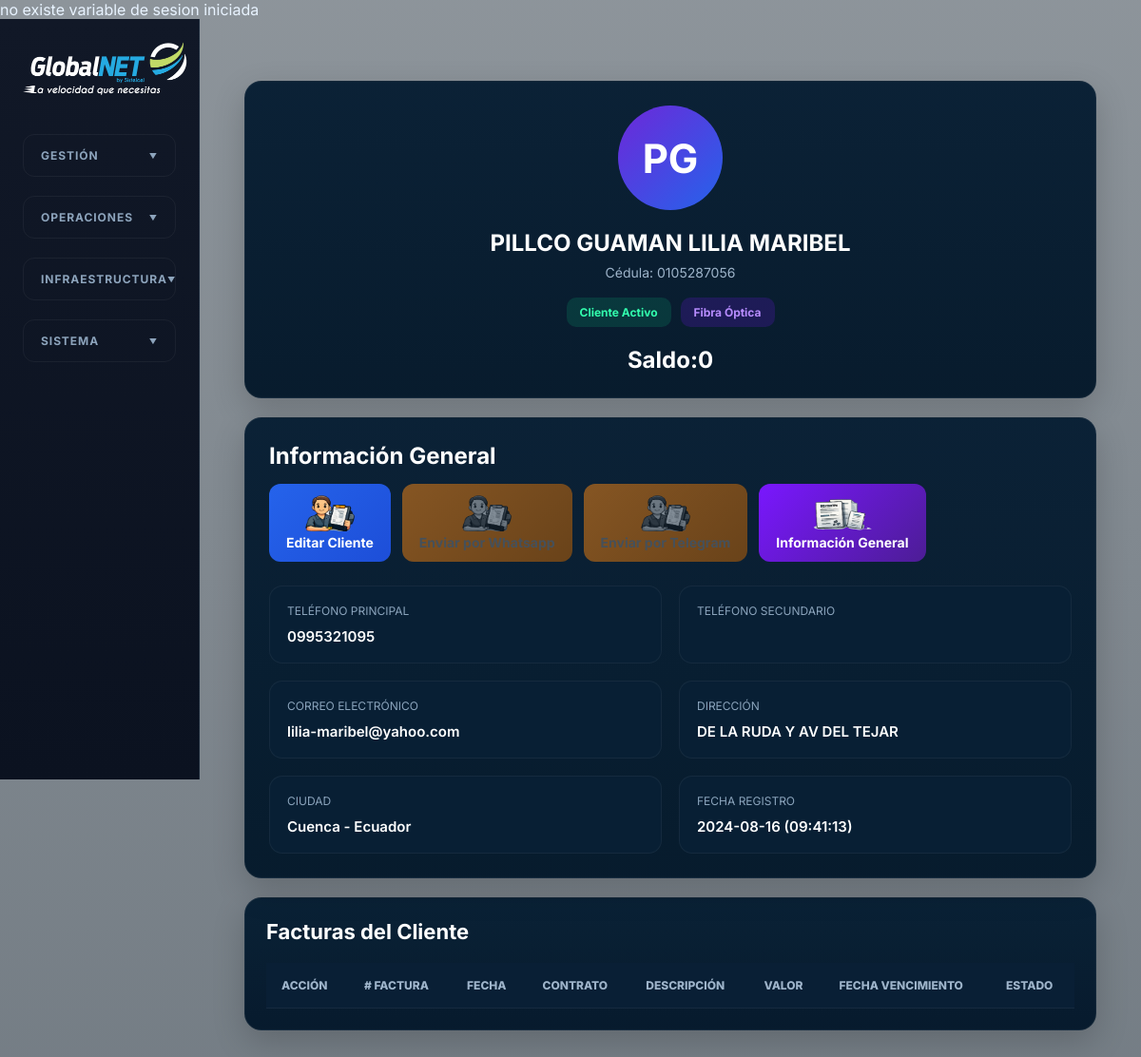
Screenshot of /clientes/documentos.php?codigo=0105287056 with the database file from the repository.
### tables this page shows
CREATE TABLE `clientes` (
  `id` varchar(255) NOT NULL DEFAULT 'Sin Asignar',
  `codigo` varchar(255) NOT NULL DEFAULT 'Sin Asignar',
  `nombres` varchar(255) NOT NULL DEFAULT 'Sin Asignar',
  `apellidos` varchar(255) NOT NULL DEFAULT 'Sin Asignar',
  `direccion` varchar(255) NOT NULL DEFAULT 'Sin Asignar',
  `telefono1` varchar(255) NOT NULL DEFAULT 'Sin Asignar',
  `telefono2` varchar(255) NOT NULL DEFAULT 'Sin Asignar',
  `mail` varchar(255) NOT NULL DEFAULT 'Sin Asignar',
  `fecha` varchar(255) NOT NULL DEFAULT 'Sin_Asignar',
  `foto1` varchar(255) NOT NULL DEFAULT '../images/silueta.gif',
  `foto2` varchar(255) NOT NULL DEFAULT '../images/silueta.gif',
  `foto3` varchar(255) NOT NULL DEFAULT '../images/silueta.gif',
  `foto4` varchar(255) NOT NULL DEFAULT '../images/silueta.gif',
  `saldo` int NOT NULL DEFAULT '0',
  `unico` int NOT NULL AUTO_INCREMENT,
  `foto5` varchar(255) NOT NULL DEFAULT '../images/silueta.gif',
  `isp` varchar(255) NOT NULL DEFAULT 'no',
  `proveedorisp` varchar(255) NOT NULL DEFAULT 'Sin_asignar',
  `pct` varchar(255) NOT NULL DEFAULT 'no',
  `procesado` varchar(255) NOT NULL DEFAULT 'no',
  `medio` varchar(255) NOT NULL DEFAULT 'no',
  `fechaprocesado` varchar(255) NOT NULL DEFAULT '0',
  `foto6` varchar(255) NOT NULL DEFAULT '../images/silueta.gif',
  `foto7` varchar(255) NOT NULL DEFAULT '../images/silueta.gif',
  `usuario` varchar(255) NOT NULL DEFAULT '0',
  `contrasena` varchar(255) NOT NULL DEFAULT '0',
  `cedula1` varchar(255) NOT NULL DEFAULT '0',
  `cedula2` varchar(255) NOT NULL DEFAULT '0',
  `planilla` varchar(255) NOT NULL DEFAULT '0',
  `multimedia` varchar(10) NOT NULL DEFAULT 'no',
  `ciudad` varchar(255) NOT NULL DEFAULT '0',
  `representante` varchar(255) NOT NULL DEFAULT 'Sin_Representante',
  `juridica` varchar(255) NOT NULL DEFAULT 'no',
  `fuente` varchar(255) NOT NULL DEFAULT '0',
  `iva` varchar(255) NOT NULL DEFAULT '0',
  PRIMARY KEY (`unico`)
);

### clientes/documentos.php (the view, shortened to what this page needs)
<!DOCTYPE html>
<html lang="es">
<head>
<?php
require('../conectar.php');
	?>
  <link rel="stylesheet" href="../css/styles.css" />
</head>
<body>
  <div class="app-shell">
    <aside class="sidebar">
  <a class="brand" href="../resumen/index.php">
    <img src="../img/logo.png" width="186" height="69" alt="Nexus ISP"/>
  </a>
  <nav class="main-nav">
    <details class="menu-section">
      <summary class="menu-label">GESTIÓN</summary>
    </details>
    <details class="menu-section">
      <summary class="menu-label">OPERACIONES</summary>
    </details>
    <details class="menu-section">
      <summary class="menu-label">INFRAESTRUCTURA</summary>
    </details>
    <details class="menu-section">
      <summary class="menu-label">SISTEMA</summary>
    </details>
  </nav>
</aside>
    <main class="content">
		<?php
$codigo = $_GET['codigo'];
$sql = "SELECT * FROM clientes WHERE id='$codigo'";
$query = mysqli_query($conexion,$sql);
if(mysqli_num_rows($query)>0){
    while($row = mysqli_fetch_assoc($query)){
        $id         = $row['id'];
        $nombres    = $row['nombres'];
        $direccion  = $row['direccion'];
        $telefono1  = $row['telefono1'];
        $mail       = $row['mail'];
        $fecha      = $row['fecha'];
    }
}
$sql_suma = "SELECT SUM(total) as total_pendiente
             FROM ventas
             WHERE cliente = '$codigo'
             AND estado = 'pendiente'";
$query_suma = mysqli_query($conexion, $sql_suma);
if ($query_suma) {
    $row_suma = mysqli_fetch_assoc($query_suma);
    $valor_total = $row_suma['total_pendiente'] ?? 0;
} else {
    echo "Error en la consulta: " . mysqli_error($conexion);
}
$totalfactura=number_format($valor_total, 2);
$palabras = explode(" ", trim($nombres));
$inicial1 = strtoupper(substr($palabras[0],0,1));
$inicial2 = "";
if(isset($palabras[1])){
    $inicial2 = strtoupper(substr($palabras[1],0,1));
}
$iniciales = $inicial1.$inicial2;
?>
<div class="cliente-wrapper">
    <div class="cliente-top">
        <div class="cliente-profile">
            <div class="cliente-avatar">
                <?php echo $iniciales; ?>
            </div>
            <div class="cliente-name">
                <?php echo $nombres ?>
            </div>
            <div class="cliente-id">
                Cédula: <?php echo $id ?>
            </div>
            <div class="cliente-badges">
                <div class="badge badge-activo">
                    Cliente Activo
                </div>
                <div class="badge badge-premium">
                    Fibra Óptica
                </div>
            </div>
            <br>
			 <div class="cliente-name">
                Saldo:<?php echo $valor_total; ?>
            </div>
        </div>
        <div class="cliente-info-panel">
            <div class="cliente-info-header">
                <div>
                    <div class="cliente-info-title">
                        Información General
                    </div>
                </div>
                <div class="cliente-actions">
                    <form
                        action="../clientes/nuevo.php"
                        method="POST"
                        style="display:inline;"
                    >
                        <button
                            type="submit"
                            class="btn-action btn-edit"
                        >
                            <img
                                src="../images/sistema/10.png"
                                width="64"
                                height="38"
                                alt=""
                            >
                            <br>
                            Editar Cliente
                        </button>
                    </form>
                  <?php
$url_imagen = "http://bit.ly/4vCTD83";
$mensaje = "Estimado cliente $nombres, Usted mantiene valores pendientes con Global Net.\n\nPor favor, verifique nuestras cuentas oficiales aquí:\n" . $url_imagen;
$mensaje_url = urlencode($mensaje);
$wa_url = "https://wa.me/593" . ltrim($telefono1, '0') . "?text=" . $mensaje_url;
$es_activo = ($totalfactura > 0);
$estilo_enlace = $es_activo ? "text-decoration: none; color: inherit; display: inline-block; text-align: center;" : "text-decoration: none; color: gray; display: inline-block; text-align: center; pointer-events: none; cursor: not-allowed; opacity: 0.5;";
$href = $es_activo ? $wa_url : "#";
?>
<a href="<?php echo $href; ?>" target="_blank" class="btn-action btn-proforma" style="<?php echo $estilo_enlace; ?>">
    <img src="../images/sistema/10.png" width="64" height="38" alt="WhatsApp" style="<?php echo !$es_activo ? 'filter: grayscale(100%);' : ''; ?>">
    <br>
</a>
					<?php
$url_imagen = "http://bit.ly/4vCTD83";
$mensaje_telegram = "Estimado cliente $nombres, Usted mantiene valores pendientes con Global Net. Verifique nuestras cuentas oficiales:";
$telegram_url = "https://t.me/share/url?url=" . urlencode($url_imagen) . "&text=" . urlencode($mensaje_telegram);
$es_activo = ($totalfactura > 0);
$estilo_enlace = $es_activo
    ? "text-decoration: none; color: inherit; display: inline-block; text-align: center;"
    : "text-decoration: none; color: gray; display: inline-block; text-align: center; pointer-events: none; cursor: not-allowed; opacity: 0.5;";
$href = $es_activo ? $telegram_url : "#";
?>
<a href="<?php echo $href; ?>" target="_blank" class="btn-action btn-proforma" style="<?php echo $estilo_enlace; ?>">
    <img src="../images/sistema/10.png" width="64" height="38" alt="Telegram" style="<?php echo !$es_activo ? 'filter: grayscale(100%);' : ''; ?>">
    <br>
</a>
                    <form
                        action="../clientes/informacion.php?codigo=<?php echo $codigo;?>"
                        method="post"
                        name="form2"
                        id="form4"
                    >
                        <button class="btn-action btn-general">
                            <img
                                src="../images/sistema/23.png"
                                width="64"
                                height="38"
                                alt=""
                            >
                            <br>
                            Información General
                        </button>
                    </form>
                </div>
            </div>
            <div class="cliente-grid">
                <div class="info-card">
                    <div class="info-label">
                        Teléfono Principal
                    </div>
                    <div class="info-value">
                        <?php echo $telefono1 ?>
                    </div>
                </div>
                <div class="info-card">
                    <div class="info-label">
                        Teléfono Secundario
                    </div>
                </div>
                <div class="info-card">
                    <div class="info-label">
                        Correo Electrónico
                    </div>
                    <div class="info-value">
                        <?php echo $mail ?>
                    </div>
                </div>
                <div class="info-card">
                    <div class="info-label">
                        Dirección
                    </div>
                    <div class="info-value">
                        <?php echo $direccion ?>
                    </div>
                </div>
                <div class="info-card">
                    <div class="info-label">
                        Ciudad
                    </div>
                    <div class="info-value">
                        Cuenca - Ecuador
                    </div>
                </div>
                <div class="info-card">
                    <div class="info-label">
                        Fecha Registro
                    </div>
                    <div class="info-value">
                        <?php echo $fecha ?>
                    </div>
                </div>
            </div>
        </div>
    </div>
    <div class="cliente-table-panel">
    <div class="cliente-table-title">
        Facturas del Cliente
    </div>
    <div style="overflow:auto;">
        <table class="table-dark">
            <thead>
                <tr>
                    <th>Acción</th>
                    <th># Factura</th>
                    <th>Fecha</th>
                    <th>Contrato</th>
                    <th>Descripción</th>
                    <th>Valor</th>
                    <th>Fecha Vencimiento</th>
                    <th>Estado</th>
                </tr>
            </thead>
        </table>
    </div>
</div>
</div>
</main>
  </div>
</body>
</html>

### clientes/documentos.php (style rules this page uses)
.menu-section summary { list-style: none; cursor: pointer; padding: 12px 20px; font-size: 0.75rem; color: var(--muted); font-weight: 800; letter-spacing: 0.1em; display: flex; justify-content: space-between; align-items: center; transition: color 0.3s; }
.menu-section summary::after { content: "chevron-down"; content: "▼"; font-size: 8px; transition: transform 0.4s cubic-bezier(0.4, 0, 0.2, 1); }
.sidebar { background:linear-gradient(180deg,#111827,#0b1220); }
.menu-section { border:1px solid rgba(255,255,255,.05);border-radius:12px;margin:8px;overflow:hidden;transition:.3s }
.menu-section summary { list-style:none;cursor:pointer;padding:14px 18px;font-weight:700;letter-spacing:.08em }
.menu-section summary::after { content:"▼";float:right;transition:.3s }

### rows the page displays
clientes: nombres "PG", nombres "PILLCO GUAMAN LILIA MARIBEL", id "0105287056", telefono1 "0995321095", mail "lilia-maribel@yahoo.com", direccion "DE LA RUDA Y AV DEL TEJAR", fecha "2024-08-16 (09:41:13)"

### other values shown
$valor_total "0"
